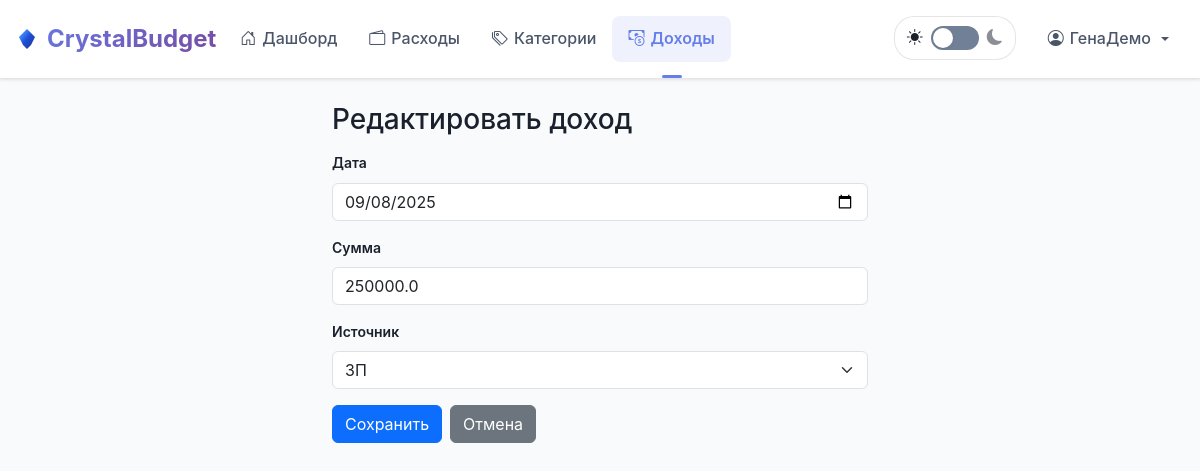
Page /income/edit/1 (signed in) on the earlier database version.
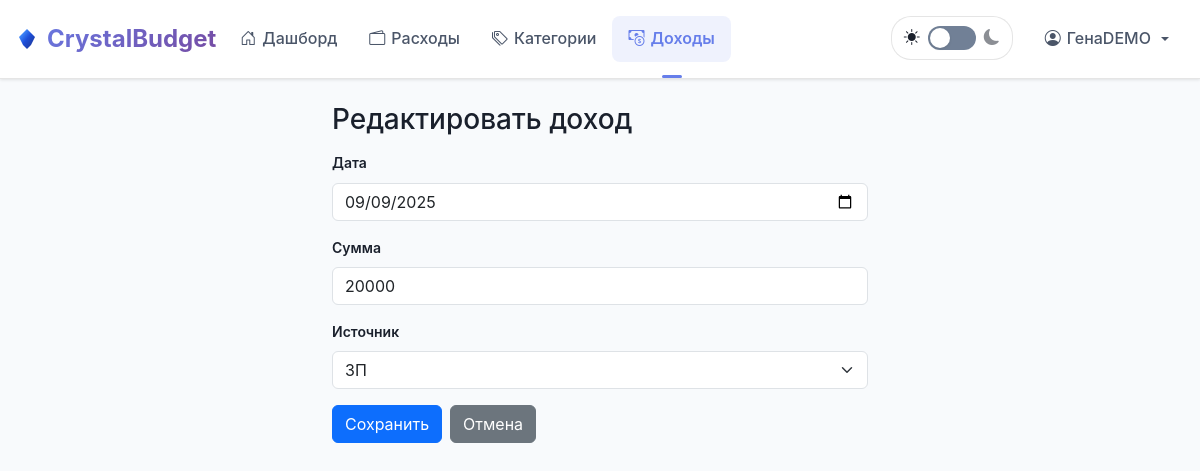
Same page on the later database version.
### tables this page shows
CREATE TABLE income_daily (
            id INTEGER PRIMARY KEY AUTOINCREMENT,
            amount DECIMAL(10,2) NOT NULL,
            date DATE NOT NULL,
            source_id INTEGER,
            currency TEXT DEFAULT 'RUB',
            user_id INTEGER NOT NULL,
            created_at TIMESTAMP DEFAULT CURRENT_TIMESTAMP,
            FOREIGN KEY (source_id) REFERENCES income_sources (id) ON DELETE SET NULL,
            FOREIGN KEY (user_id) REFERENCES users (id) ON DELETE CASCADE
        );

### app.py (the view, shortened to what this page needs)
@app.route("/income/edit/<int:income_id>", methods=["GET", "POST"])
@login_required
def edit_income(income_id):
    uid = session["user_id"]
    conn = get_db()
    row = conn.execute(
        "SELECT id, date, amount, source_id FROM income_daily WHERE id=? AND user_id=?",
        (income_id, uid),
    ).fetchone()
    if not row:
        conn.close()
        flash("Запись не найдена", "error")
        return redirect(url_for("income_page"))
    sources = conn.execute(
        "SELECT id, name FROM income_sources WHERE user_id=? ORDER BY name", (uid,)
    ).fetchall()
    conn.close()
    return render_template_string(
        """
        {% extends "base.html" %}
        {% block title %}Редактировать доход{% endblock %}
        {% block content %}
        <div class="container" style="max-width:560px">
          <h3 class="mb-3">Редактировать доход</h3>
          <form method="post">
            <div class="mb-3">
              <label class="form-label">Дата</label>
              <input class="form-control" type="date" name="date" value="{{ income.date }}" required>
            </div>
            <div class="mb-3">
              <label class="form-label">Сумма</label>
              <input class="form-control" type="number" name="amount" step="0.01" min="0.01" value="{{ income.amount }}" required>
            </div>
            <div class="mb-3">
              <label class="form-label">Источник</label>
              <select class="form-select" name="source_id">
                <option value="">(не указан)</option>
                {% for s in sources %}
                  <option value="{{ s.id }}" {% if income.source_id == s.id %}selected{% endif %}>{{ s.name }}</option>
                {% endfor %}
              </select>
            </div>
            <div class="d-flex gap-2">
              <button class="btn btn-primary">Сохранить</button>
              <a class="btn btn-secondary" href="{{ url_for('income_page') }}">Отмена</a>
            </div>
          </form>
        </div>
        {% endblock %}
        """,
        income=row, sources=sources,
    )

### app.py (called while the page is built)
@app.context_processor
def inject_currency():
    code = session.get("currency", DEFAULT_CURRENCY)
    info = CURRENCIES.get(code, CURRENCIES[DEFAULT_CURRENCY])
    return dict(currency_code=code, currency_symbol=info["symbol"], currencies=CURRENCIES)

def get_db():
    conn = sqlite3.connect(DB_PATH)
    conn.row_factory = sqlite3.Row
    conn.execute("PRAGMA foreign_keys = ON")
    return conn

def login_required(f):
    @wraps(f)
    def _wrap(*args, **kwargs):
        if "user_id" not in session:
            flash("Войдите, чтобы продолжить", "error")
            return redirect(url_for("login"))
        return f(*args, **kwargs)
    return _wrap

@app.before_request
def make_session_permanent():
    session.permanent = True

### templates/base.html (shortened to what this page needs)
<!DOCTYPE html>
<html lang="ru">
<head>
  <link href="https://cdn.jsdelivr.net/npm/bootstrap@5.3.0/dist/css/bootstrap.min.css" rel="stylesheet">
  <link rel="stylesheet" href="{{ url_for('static', filename='vendor/bootstrap-icons/bootstrap-icons.css') }}">
  <link rel="stylesheet" href="{{ url_for('static', filename='css/clean-theme.css') }}">
</head>
<body>
  {% if session.user_id %}
  <nav class="navbar navbar-expand-lg navbar-light navbar-modern">
    <div class="container-fluid">
      <a class="navbar-brand-modern" href="{{ url_for('dashboard') }}">
        CrystalBudget
      </a>
      <div class="d-none d-lg-flex collapse navbar-collapse" id="navbarNav">
        <ul class="navbar-nav me-auto">
          <li class="nav-item">
            <a class="nav-link-modern {% if request.endpoint == 'dashboard' %}active{% endif %}" href="{{ url_for('dashboard') }}">
              <i class="bi bi-house-door"></i> Дашборд
            </a>
          </li>
          <li class="nav-item">
            <a class="nav-link-modern {% if request.endpoint == 'expenses' %}active{% endif %}" href="{{ url_for('expenses') }}">
              <i class="bi bi-wallet2"></i> Расходы
            </a>
          </li>
          <li class="nav-item">
            <a class="nav-link-modern {% if request.endpoint == 'categories' %}active{% endif %}" href="{{ url_for('categories') }}">
              <i class="bi bi-tags"></i> Категории
            </a>
          </li>
          <li class="nav-item">
            <a class="nav-link-modern {% if request.endpoint in ['income_page','edit_income'] %}active{% endif %}" href="{{ url_for('income_page') }}">
              <i class="bi bi-cash-coin"></i> Доходы
            </a>
          </li>
        </ul>
        <ul class="navbar-nav">
          <li class="nav-item me-3">
            <div class="theme-toggle" onclick="toggleTheme()">
              <i class="bi bi-sun-fill" id="light-icon"></i>
              <div class="theme-switch" id="theme-switch"></div>
              <i class="bi bi-moon-fill" id="dark-icon"></i>
            </div>
          </li>
          <li class="nav-item dropdown">
            <a class="nav-link-modern dropdown-toggle" href="#" role="button" data-bs-toggle="dropdown">
              <i class="bi bi-person-circle"></i> {{ session.name or session.email }}
            </a>
          </li>
        </ul>
      </div>
    </div>
  </nav>
  {% endif %}
  <div class="container-modern py-4">
    {% block content %}{% endblock %}
    <div class="toast-container position-fixed top-0 end-0 p-3" id="toastContainer"></div>
  </div>
</body>
</html>

Differences in the rows shown:
changed income_daily "ЗП": date "09/08/2025" → "09/09/2025"; amount "250000.0" → "20000"
Other differences:
{{ session.name or session.email }}: "ГенаДемо" → "ГенаDEMO"
